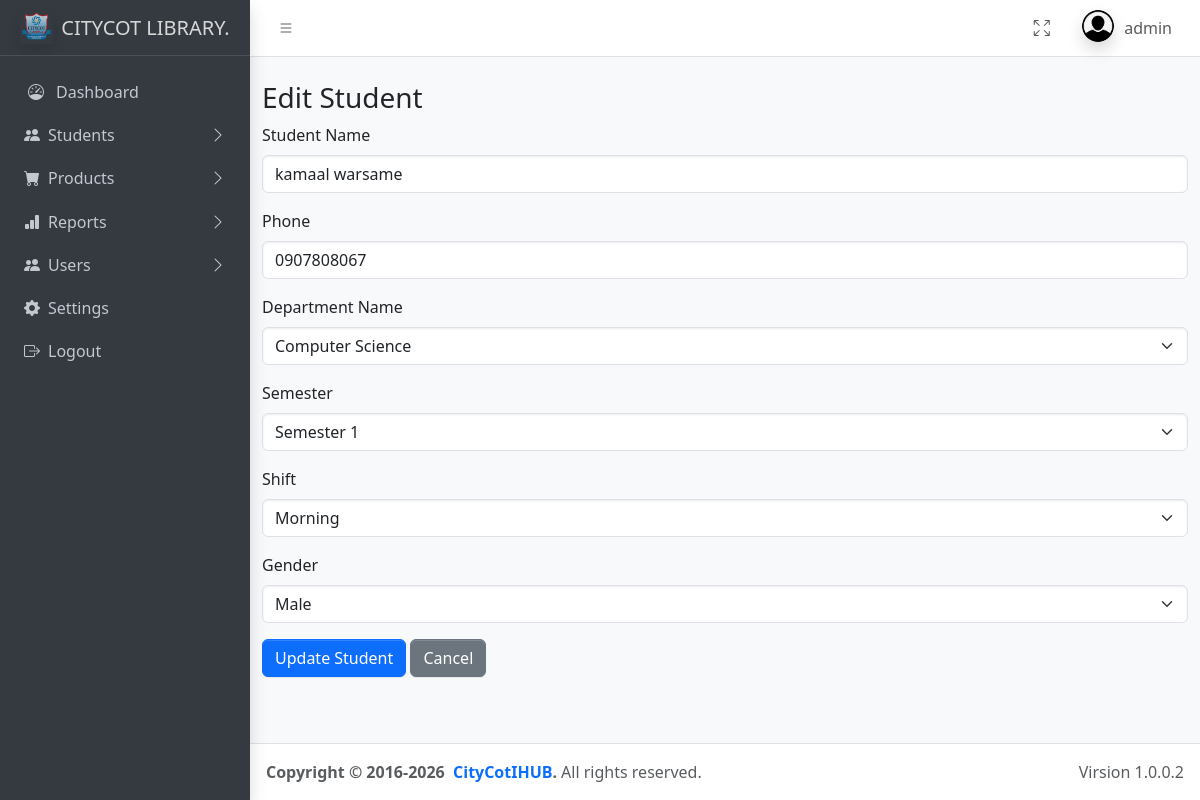
The page /admin/edit_students.php?student_id=STDLIB001 (signed in) on the database its author committed.
### tables this page shows
CREATE TABLE `students` (
  `student_id` varchar(15) NOT NULL,
  `student_name` varchar(150) NOT NULL,
  `phone` varchar(30) DEFAULT NULL,
  `department` varchar(100) DEFAULT NULL,
  `semester` varchar(50) DEFAULT NULL,
  `shift` enum('Morning','afternoon','Evening') NOT NULL,
  `gender` enum('Male','Female') NOT NULL,
  `created_at` timestamp NOT NULL DEFAULT current_timestamp()
);

### admin/edit_students.php (the view, shortened to what this page needs)
<?php
include("../includes/connection.php");
include("../includes/header.php");
if(isset($_GET['student_id']) && !empty($_GET['student_id'])) {
  $stmt = $conn->prepare("SELECT * FROM students WHERE student_id = ?");
    $stmt->bind_param("s", $_GET['student_id']);
    $stmt->execute();
     $result = $stmt->get_result();
     if($result->num_rows > 0){
        $students = $result->fetch_assoc();
    } else {
        die("Student not found");
    }
    } else {
    die("Invalid Student ID");
}
?>
<main class="app-main">
  <div class="container mt-4">
    <h3>Edit Student</h3>
    <form action="" method="POST" autocomplete="off">
      <div class="mb-3">
        <label for="student_name" class="form-label">Student Name</label>
        <input type="text" name="student_name" class="form-control" id="student_name" required value="<?php echo $students['student_name'] ?>">
      </div>
      <div class="mb-3">
        <label for="phone" class="form-label">Phone</label>
        <input type="text" name="phone" class="form-control" id="phone" required value="<?php echo $students['phone'] ?>">
      </div>
      <div class="mb-3">
        <label for="department" class="form-label">Department Name</label>
        <select class="form-select" name="department" id="department" required value="<?php echo $students['department'] ?>">
          <option value="Computer Science">Computer Science</option>
        </select>
      </div>
      <div class="mb-3">
        <label for="semester" class="form-label">Semester</label>
        <select class="form-select" name="semester" id="semester" required value="<?php echo $students['semester'] ?>">
          <option value="Semester 1">Semester 1 </option>
        </select>
      </div>
      <div class="mb-3">
        <label for="shift" class="form-label">Shift</label>
        <select class="form-select" name="shift" id="shift" required value="<?php echo $students['shift'] ?>">
          <option value="Morning">Morning</option>
                </select>
              </div>
      <div class="mb-3">
        <label for="gender" class="form-label">Gender</label>
        <select class="form-select" name="gender" id="gender" required value="<?php echo $students['gender'] ?>">
          <option value="Male">Male</option>
        </select>
      </div>
      <button type="submit" name="update" class="btn btn-primary">Update Student</button>
      <a href="../admin/manage_student.php" class="btn btn-secondary">Cancel</a>
    </form>
  </div>
</main>
<?php include '../includes/footer.php'; ?>

### rows shown on the page
students: student_name "kamaal warsame", phone "0907808067", department "Computer Science", semester "Semester 1", shift "Morning", gender "Male"

### other values the page prints
$_SESSION['username'] "admin"
